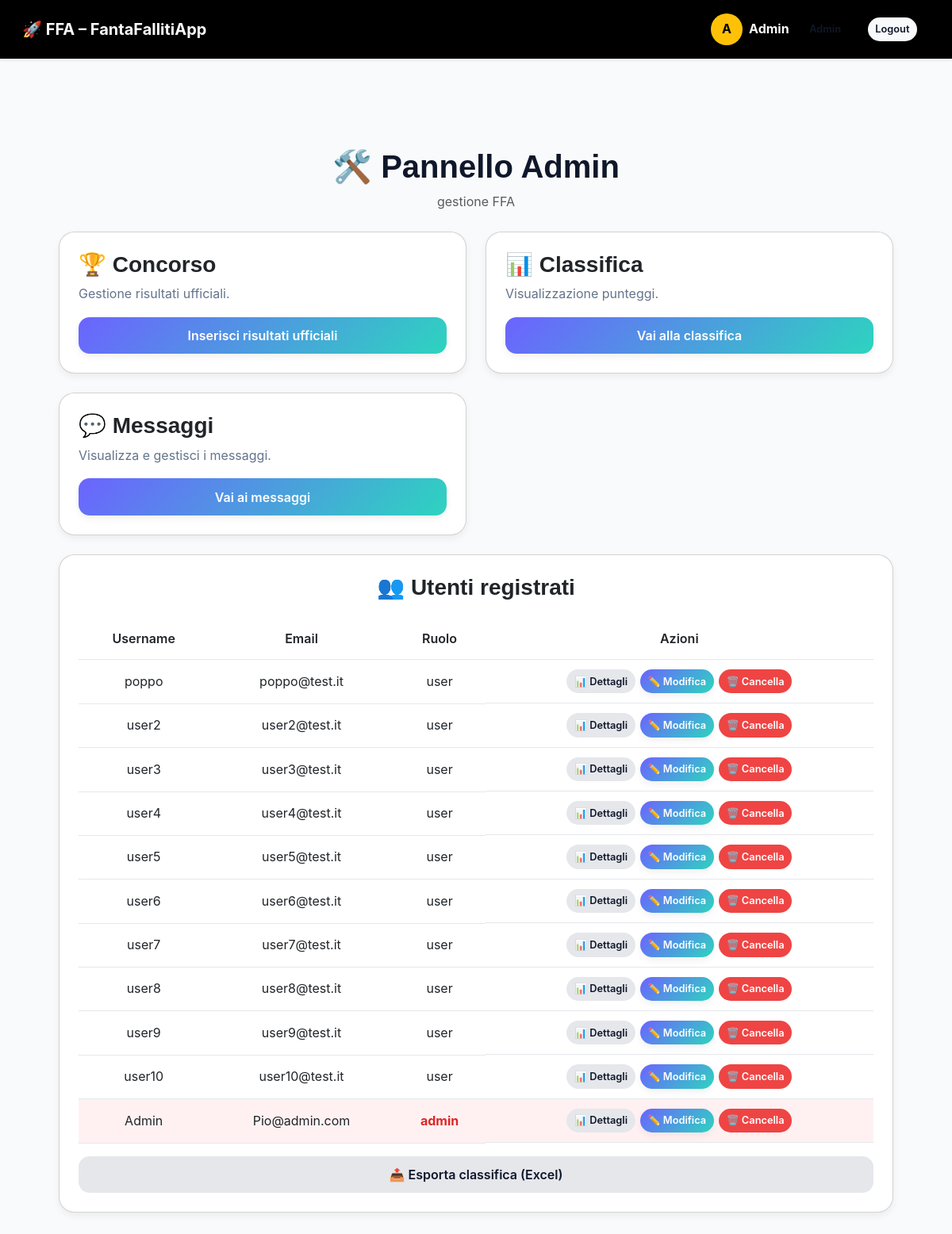
The app's page /admin (signed in) with its own data.
### models.py (models this page shows, shortened)
class User(db.Model):
    id = db.Column(db.Integer, primary_key=True)
    username = db.Column(db.String(80), nullable=False)
    email = db.Column(db.String(120), unique=True, nullable=False)
    password_hash = db.Column(db.String(128), nullable=False)
    role = db.Column(db.String(20), default="user")
    avatar = db.Column(db.String(120), nullable=True)  # 👈 NUOVO CAMPO
    last_seen_messages = db.Column(db.DateTime, nullable=True)

### app.py (the view)
@app.route("/admin")
def admin_dashboard():
    if "user_id" not in session:
        return redirect(url_for("login"))
    user = db.session.get(User, session["user_id"])
    if user.role != "admin":
        return redirect(url_for("dashboard"))
    return render_template("admin_dashboard.html", users=User.query.all())

### app.py (called while the page is built)
@app.context_processor
def inject_current_user():
    user = None
    if "user_id" in session:
        user = db.session.get(User, session["user_id"])
    return dict(current_user=user)

@app.context_processor
def inject_settings():
    return dict(app_settings=AppSettings.query.first())

### templates/admin_dashboard.html (shortened to what this page needs)
{% extends "base.html" %}
{% block content %}
<h1 class="text-center">🛠️ Pannello Admin</h1>
<p class="text-center text-muted">
  gestione FFA
</p>
<section class="mt-4">
  <div class="admin-grid">
    <div class="card">
      <h3>🏆 Concorso</h3>
      <p>Gestione risultati ufficiali.</p>
      <a href="{{ url_for('admin_results') }}" class="btn btn-primary">
        Inserisci risultati ufficiali
      </a>
    </div>
    <div class="card">
      <h3>📊 Classifica</h3>
      <p>Visualizzazione punteggi.</p>
      <a href="{{ url_for('ranking') }}" class="btn btn-primary">
        Vai alla classifica
      </a>
    </div>
    <div class="card">
      <h3>💬 Messaggi</h3>
      <p>Visualizza e gestisci i messaggi.</p>
      <a href="{{ url_for('messages') }}" class="btn btn-primary">
        Vai ai messaggi
      </a>
    </div>
  </div>
</section>
<section class="mt-4">
  <div class="card">
    <h3 class="text-center">👥 Utenti registrati</h3>
    <div class="table-wrapper">
      <table class="admin-table">
        <thead>
          <tr>
            <th>Username</th>
            <th>Email</th>
            <th>Ruolo</th>
            <th>Azioni</th>
          </tr>
        </thead>
        <tbody>
          {% for u in users %}
          <tr class="{% if u.role == 'admin' %}row-admin{% endif %}">
            <td>{{ u.username }}</td>
            <td>{{ u.email }}</td>
            <td>{{ u.role }}</td>
            <td class="actions">
              <a href="{{ url_for('score_detail', user_id=u.id) }}" class="btn btn-secondary btn-sm">
                📊 Dettagli
              </a>
              <a href="{{ url_for('admin_edit_user', user_id=u.id) }}" class="btn btn-primary btn-sm">
                ✏️ Modifica
              </a>
              <a href="{{ url_for('delete_user', user_id=u.id) }}"
                 class="btn btn-danger btn-sm"
                 onclick="return confirm('Sei sicuro di voler cancellare {{ u.username }}?');">
                🗑️ Cancella
              </a>
            </td>
          </tr>
          {% endfor %}
        </tbody>
      </table>
    </div>
    <a href="{{ url_for('admin_export') }}" class="btn btn-secondary mt-3">
      📤 Esporta classifica (Excel)
    </a>
  </div>
</section>
{% endblock %}

### templates/base.html (shortened to what this page needs)
<!DOCTYPE html>
<html lang="it">
<head>
  <link href="https://cdn.jsdelivr.net/npm/bootstrap@5.3.2/dist/css/bootstrap.min.css" rel="stylesheet">
  <link rel="stylesheet" href="{{ url_for('static', filename='style.css') }}">
</head>
<body>
<nav class="navbar navbar-expand-lg navbar-dark bg-black shadow-sm px-3">
  <div class="container-fluid">
    <a class="navbar-brand fw-bold" href="{{ url_for('index') }}">
      🚀 FFA – FantaFallitiApp
    </a>
    <div class="d-flex align-items-center ms-auto gap-2">
      {% if current_user.username %}
        {% if current_user.avatar %}
          <img
            src="{{ url_for('static', filename='avatars/' ~ current_user.avatar) }}"
            alt="Avatar"
            class="user-avatar-img"
          >
        {% else %}
          <div class="user-avatar">
            {{ current_user.username[0]|upper }}
          </div>
        {% endif %}
        <span class="fw-bold text-light me-2">
          {{ current_user.username }}
        </span>
        {% if current_user.role == "admin" %}
          <a href="{{ url_for('admin_dashboard') }}" class="btn btn-outline-light btn-sm">
            Admin
          </a>
        {% else %}
          <a href="{{ url_for('profile') }}" class="btn btn-outline-light btn-sm">
            👤 Profilo
          </a>
        {% endif %}
        <a href="{{ url_for('logout') }}" class="btn btn-light btn-sm">
          Logout
        </a>
      {% endif %}
    </div>
  </div>
</nav>
<div class="container mt-3">
</div>
<div class="container my-4">
  {% block content %}{% endblock %}
</div>
</body>
</html>

### static/style.css (style rules this page uses)
:root { --primary: #6c63ff; --primary-dark: #554ee0; --accent: #2dd4bf; --bg: #f9fafb; --surface: #ffffff; --text: #0f172a; --text-muted: #64748b; --radius-sm: 8px; --radius: 14px; --radius-lg: 20px; --shadow-sm: 0 4px 10px rgba(0,0,0,0.06); --shadow: 0 10px 30px rgba(0,0,0,0.08); --transition: 0.25s ease; }
*, *::before, *::after { box-sizing: border-box; }
body { margin: 0; font-family: 'Inter', system-ui, sans-serif; background: var(--bg); color: var(--text); line-height: 1.6; }
h1, h2, h3, h4 { font-family: 'Poppins', sans-serif; font-weight: 600; }
p { color: var(--text-muted); }
.container { max-width: 1100px; margin: 0 auto; padding: 1.5rem; }
.navbar { background: var(--surface); padding: 1rem 1.5rem; box-shadow: var(--shadow-sm); display: flex; align-items: center; justify-content: space-between; }
.navbar a { text-decoration: none; color: var(--text); font-weight: 600; margin-right: 1rem; }
.btn { display: inline-flex; align-items: center; justify-content: center; padding: 0.7rem 1.2rem; border-radius: var(--radius); border: none; cursor: pointer; font-weight: 600; transition: var(--transition); text-decoration: none; }
.btn-primary { background: linear-gradient(135deg, var(--primary), var(--accent)); color: white; box-shadow: var(--shadow-sm); }
.btn-secondary { background: #e5e7eb; color: var(--text); }
.btn-danger { background: #ef4444; color: white; }
.btn-sm { padding: 0.35rem 0.6rem; font-size: 0.8rem; border-radius: 999px; }
.card { background: var(--surface); border-radius: var(--radius-lg); padding: 1.5rem; box-shadow: var(--shadow-sm); transition: var(--transition); }
.admin-grid { display: grid; grid-template-columns: 1fr 1fr; gap: 1.5rem; }
.table-wrapper { overflow-x: auto; }
.admin-table { width: 100%; border-collapse: collapse; margin-top: 1rem; }
.admin-table th, .admin-table td { padding: 0.75rem; border-bottom: 1px solid #e5e7eb; text-align: center; vertical-align: middle; }
.admin-table th { font-weight: 600; }
.actions { display: flex; gap: 0.4rem; justify-content: center; flex-wrap: wrap; }
.row-admin { background: #fff1f2; }
.row-admin td:nth-child(3) { color: #dc2626; font-weight: 700; }
.text-center { text-align: center; }
.mt-4 { margin-top: 2rem; }
.navbar.bg-black, .navbar.bg-black .navbar-brand, .navbar.bg-black .nav-link { color: #f9fafb !important; }
.user-avatar { width: 40px; height: 40px; border-radius: 50%; background: #ffc107; color: #000; display: flex; align-items: center; justify-content: center; font-weight: bold; }

### records on screen
User: username "A", username "Admin", email "Pio@admin.com", role "admin"
User: username "poppo", email "poppo@test.it", role "user"
User: username "user2", email "user2@test.it", role "user"
User: username "user3", email "user3@test.it", role "user"
User: username "user4", email "user4@test.it", role "user"
User: username "user5", email "user5@test.it", role "user"
User: username "user6", email "user6@test.it", role "user"
User: username "user7", email "user7@test.it", role "user"
User: username "user8", email "user8@test.it", role "user"
User: username "user9", email "user9@test.it", role "user"
User: username "user10", email "user10@test.it", role "user"
